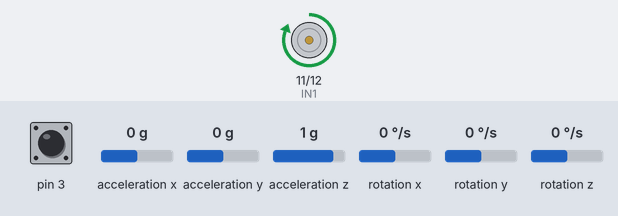
The sketch below on a simulated Arduino Leonardo, built with avr-gcc and run on an emulated ATmega32U4. Shown: motor-driver pin pairs drawn as motors (green arrow = first pin HIGH = forward, orange = second pin HIGH = backward, longer = more drive, scaled by the enable pin). The inputs (shaded band) are chosen by the test bench; at power-on: acceleration x 0 g, pin 3 HIGH, acceleration y 0 g, acceleration z 1 g, rotation x 0 °/s, rotation y 0 °/s, rotation z 0 °/s. The sensor or clock chip raises its interrupt line as the real part does.

Above: at 1.7 s.
1.8 s: acceleration x set to 0.8 g
At 2.7 s:
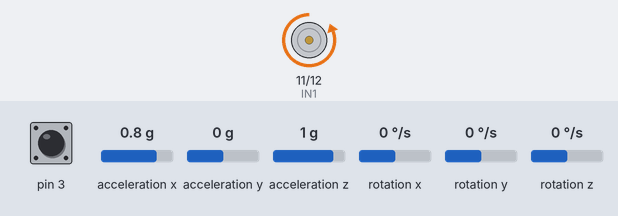
3.3 s: acceleration x set to 0 g
5.5 s: acceleration x set to 1.4 g
At 6.7 s:
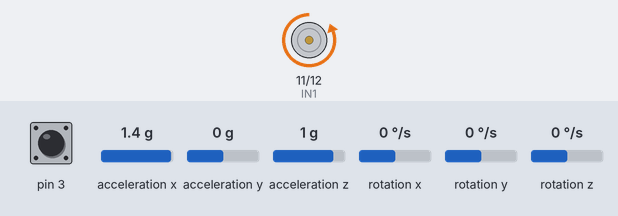
7.0 s: acceleration x set to -1.4 g
At 7.8 s:
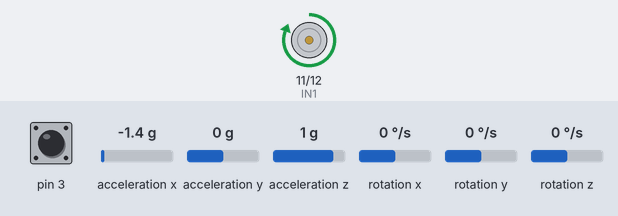
Timing chart, 0 to 9.5 s (numbered marks = the images above; inputs shaded):
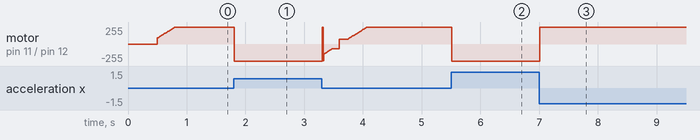

The sketch:

Thorplusplus.ino
```cpp
// I2C device class (I2Cdev) demonstration Arduino sketch for MPU6050 class using DMP (MotionApps v2.0)
// 6/21/2012 by Jeff Rowberg <jeff@rowberg.net>
// Updates should (hopefully) always be available at https://github.com/jrowberg/i2cdevlib
//
// Changelog:
//      2019-07-08 - Added Auto Calibration and offset generator
//       - and altered FIFO retrieval sequence to avoid using blocking code
//      2016-04-18 - Eliminated a potential infinite loop
//      2013-05-08 - added seamless Fastwire support
//                 - added note about gyro calibration
//      2012-06-21 - added note about Arduino 1.0.1 + Leonardo compatibility error
//      2012-06-20 - improved FIFO overflow handling and simplified read process
//      2012-06-19 - completely rearranged DMP initialization code and simplification
//      2012-06-13 - pull gyro and accel data from FIFO packet instead of reading directly
//      2012-06-09 - fix broken FIFO read sequence and change interrupt detection to RISING
//      2012-06-05 - add gravity-compensated initial reference frame acceleration output
//                 - add 3D math helper file to DMP6 example sketch
//                 - add Euler output and Yaw/Pitch/Roll output formats
//      2012-06-04 - remove accel offset clearing for better results (thanks Sungon Lee)
//      2012-06-01 - fixed gyro sensitivity to be 2000 deg/sec instead of 250
//      2012-05-30 - basic DMP initialization working

/* ============================================
I2Cdev device library code is placed under the MIT license
Copyright (c) 2012 Jeff Rowberg
Copyright (c) 2021 Vipin M

Permission is hereby granted, free of charge, to any person obtaining a copy
of this software and associated documentation files (the "Software"), to deal
in the Software without restriction, including without limitation the rights
to use, copy, modify, merge, publish, distribute, sublicense, and/or sell
copies of the Software, and to permit persons to whom the Software is
furnished to do so, subject to the following conditions:

The above copyright notice and this permission notice shall be included in
all copies or substantial portions of the Software.

THE SOFTWARE IS PROVIDED "AS IS", WITHOUT WARRANTY OF ANY KIND, EXPRESS OR
IMPLIED, INCLUDING BUT NOT LIMITED TO THE WARRANTIES OF MERCHANTABILITY,
FITNESS FOR A PARTICULAR PURPOSE AND NONINFRINGEMENT. IN NO EVENT SHALL THE
AUTHORS OR COPYRIGHT HOLDERS BE LIABLE FOR ANY CLAIM, DAMAGES OR OTHER
LIABILITY, WHETHER IN AN ACTION OF CONTRACT, TORT OR OTHERWISE, ARISING FROM,
OUT OF OR IN CONNECTION WITH THE SOFTWARE OR THE USE OR OTHER DEALINGS IN
THE SOFTWARE.
===============================================
*/

#include "PID_v1.h"
#include "I2Cdev.h"
#include "MPU6050_6Axis_MotionApps20.h"
#if I2CDEV_IMPLEMENTATION == I2CDEV_ARDUINO_WIRE
#include <Wire.h>
#endif
#include <SoftwareSerial.h>

// MPU
#define GYRO_OFFSET_X 33
#define GYRO_OFFSET_Y 12
#define GYRO_OFFSET_Z 30
#define ACCEL_OFFSET_X -2721
#define ACCEL_OFFSET_Y -1645
#define ACCEL_OFFSET_Z 1171

MPU6050 mpu;
uint8_t mpu_int_status; // holds actual interrupt status byte from MPU
uint16_t packet_size; // expected DMP packet size (default is 42 bytes)
uint16_t fifo_count; // count of all bytes currently in FIFO
uint8_t fifo_buffer[64]; // FIFO storage buffer
Quaternion q; // [w, x, y, z] quaternion container
VectorFloat gravity; // [x, y, z] gravity vector
float ypr[3]; // [yaw, pitch, roll] yaw/pitch/roll container and gravity vector
volatile bool mpu_interrupt = false; // indicates whether MPU interrupt pin has gone high

// PID
#define SET_POINT 0.95

double setpoint = SET_POINT;
double input, output;
double Kp = 90;
double Kd = 3.5;
double Ki = 600;
PID pid(&input, &output, &setpoint, Kp, Ki, Kd, DIRECT);

// Motor
#define MOTOR_SPEED_MAX 255
#define MOTOR_SPEED_MIN -255
#define MOTOR_DEAD_BAND_THRESH 70
#define ENA 10
#define IN1 11
#define IN2 12

int cur_speed;

// Bluetooth
SoftwareSerial BT(8, 9); // RX, TX

void dmpDataReady() {
  mpu_interrupt = true;
}

void motor_move(int speed) {
    int direction = 1;

    if (speed < 0) {
        direction = -1;
        speed = min(speed, -MOTOR_DEAD_BAND_THRESH);
        speed = max(speed, MOTOR_SPEED_MIN);
    } else {
        speed = max(speed, MOTOR_DEAD_BAND_THRESH);
        speed = min(speed, MOTOR_SPEED_MAX);
    }

    if (speed == cur_speed) return;

    int real_speed = max(MOTOR_DEAD_BAND_THRESH, abs(speed));

    digitalWrite(IN1, speed > 0 ? HIGH : LOW);
    digitalWrite(IN2, speed > 0 ? LOW : HIGH);
    analogWrite(ENA, real_speed);

    cur_speed = direction * real_speed;
}

void motor_init(void) {
    pinMode(ENA, OUTPUT);
    pinMode(IN1, OUTPUT);
    pinMode(IN2, OUTPUT);
}

uint8_t gyroaccel_init(void) {
#if I2CDEV_IMPLEMENTATION == I2CDEV_ARDUINO_WIRE
    Wire.begin();
    TWBR = 24; // 400kHz I2C clock (200kHz if CPU is 8MHz)
#elif I2CDEV_IMPLEMENTATION == I2CDEV_BUILTIN_FASTWIRE
    Fastwire::setup(400, true);
#endif

    mpu.initialize();

    mpu.setXGyroOffset(GYRO_OFFSET_X);
    mpu.setYGyroOffset(GYRO_OFFSET_Y);
    mpu.setZGyroOffset(GYRO_OFFSET_Z);
    mpu.setXAccelOffset(ACCEL_OFFSET_X);
    mpu.setYAccelOffset(ACCEL_OFFSET_Y);
    mpu.setZAccelOffset(ACCEL_OFFSET_Z);

    uint8_t status = mpu.dmpInitialize();
    if (!status) {
        // turn on the DMP, now that it's ready
        mpu.setDMPEnabled(true);

        // enable Arduino interrupt detection
        attachInterrupt(0, dmpDataReady, RISING);
        mpu_int_status = mpu.getIntStatus();

        // get expected DMP packet size for later comparison
        packet_size = mpu.dmpGetFIFOPacketSize();
    }

    return status;
}

void pid_init(void) {
    //setup PID
    pid.SetMode(AUTOMATIC);
    pid.SetSampleTime(10);
    pid.SetOutputLimits(MOTOR_SPEED_MIN, MOTOR_SPEED_MAX);
}

void setup() {
    Serial.begin(115200);
    BT.begin(115200);

    int status = gyroaccel_init();
    if (status) {
      // ERROR!
      // 1 = initial memory load failed
      // 2 = DMP configuration updates failed
      // (if it's going to break, usually the code will be 1)
      Serial.print(F("DMP Initialization failed (code "));
      Serial.print(status);
      Serial.println(F(")"));
      while (1);
    }

    motor_init();
    pid_init();
}

void loop() {
    // wait for MPU interrupt or extra packet(s) available
    while (!mpu_interrupt && fifo_count < packet_size) {
      //no mpu data - performing PID calculations and output to motors
      pid.Compute();
      motor_move(output);
    }

    // reset interrupt flag and get INT_STATUS byte
    mpu_interrupt = false;
    mpu_int_status = mpu.getIntStatus();

    // get current FIFO count
    fifo_count = mpu.getFIFOCount();

    // check for overflow (this should never happen unless our code is too inefficient)
    if ((mpu_int_status & 0x10) || fifo_count == 1024) {
        // reset so we can continue cleanly
        mpu.resetFIFO();
        Serial.println(F("FIFO overflow!"));

        // otherwise, check for DMP data ready interrupt (this should happen frequently)
    } else if (mpu_int_status & 0x02) {
        // wait for correct available data length, should be a VERY short wait
        while (fifo_count < packet_size) fifo_count = mpu.getFIFOCount();

        // read a packet from FIFO
        mpu.getFIFOBytes(fifo_buffer, packet_size);

        // track FIFO count here in case there is > 1 packet available
        // (this lets us immediately read more without waiting for an interrupt)
        fifo_count -= packet_size;

        mpu.dmpGetQuaternion(&q, fifo_buffer);
        mpu.dmpGetGravity(&gravity, &q);
        mpu.dmpGetYawPitchRoll(ypr, &q, &gravity);

        input = ypr[1] * 180/M_PI;
    }
}
```

Measured:
- after the input at 1.8 s, motor on pin 11 (IN1) / pin 12 (IN2): forward 255/255 → backward 255/255 at once
- after the input at 5.5 s, motor on pin 11 (IN1) / pin 12 (IN2): forward 255/255 → backward 255/255 at once
- after the input at 7.0 s, motor on pin 11 (IN1) / pin 12 (IN2): backward 255/255 → forward 255/255 at once
